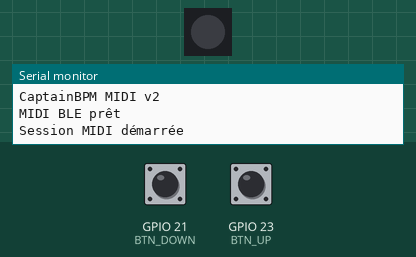
Bench run of a sketch on a simulated ESP32. Parts: 1 RGB LEDs in strip order, left to right, the last lines printed to the serial monitor. Inputs (shaded band) come from the test bench; at power-on: GPIO 21 (BTN_DOWN) HIGH, GPIO 23 (BTN_UP) HIGH. Dim RGB values are drawn brighter than linear; nothing arrives over Bluetooth unless stated; a phone connects over Bluetooth LE 3 s after start.

Above: at 2.2 s.
2.3 s: GPIO 21 (BTN_DOWN) pulled LOW for 0.15 s
At 3.3 s:
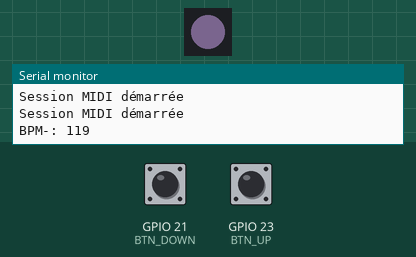
Timing chart, 0 to 5.3 s (numbered marks = the images above; inputs shaded):
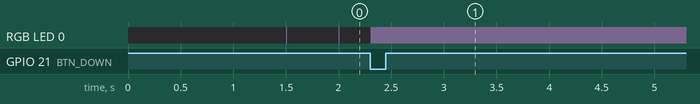

The sketch:

CaptainBPM_v1.ino
```cpp
#include <Arduino.h>
#include <NimBLEDevice.h>
#include <Adafruit_NeoPixel.h>

// MIDI BLE OFFICIEL
#define MIDI_SERVICE_UUID "03b80e5a-ede8-4b33-a751-6ce34ec4c700"
#define MIDI_IO_UUID "7772e5db-3868-4112-a1a9-f2669d106bf3"

#define BTN_UP 23
#define BTN_DOWN 21
#define NEO_PIN 8
#define NEO_COUNT 1

Adafruit_NeoPixel pixels(NEO_COUNT, NEO_PIN, NEO_GRB + NEO_KHZ800);
NimBLECharacteristic *midiChar;
NimBLEServer *pServer;

int clientCount = 0;
int bpm = 120;
uint32_t beatCount = 0;
uint32_t sessionStartMs = 0;
bool running = false;
uint32_t lastStepMs = 0;
uint32_t pulseOffAtMs = 0;
bool pulseActive = false;
uint32_t pulseDurationMs = 10;
uint32_t lastTimecodeSend = 0;

bool lastBtnUp = HIGH, lastBtnDown = HIGH;
uint32_t lastBtnUpMs = 0, lastBtnDownMs = 0;
const uint32_t debounceMs = 40;

// DÉCLARATIONS AVANT les classes
void sendBPM();
void sendBeat();
void sendTimecode();
void sendClients();
void sendAllData();
void pulseOn();
void startSession();

class ServerCallbacks : public NimBLEServerCallbacks {
  void onConnect(NimBLEServer* pServer, NimBLEConnInfo& connInfo) override {
    clientCount++;
    Serial.printf("Client MIDI #%d\n", clientCount);
    sendAllData();
    NimBLEDevice::startAdvertising();  // Multi-clients
  }
  void onDisconnect(NimBLEServer* pServer, NimBLEConnInfo& connInfo, int reason) override {
    if (clientCount > 0) clientCount--;
    Serial.printf("Client déconnecté: %d restants\n", clientCount);
    sendAllData();
    NimBLEDevice::startAdvertising();
  }
};

class MidiCallbacks : public NimBLECharacteristicCallbacks {
public:
  void onWrite(NimBLECharacteristic* pChar, NimBLEConnInfo& connInfo) override {
    std::string rxValue = pChar->getValue();

    if (rxValue.length() < 2) return;

    uint8_t type = (uint8_t)rxValue[0];
    uint8_t value = (uint8_t)rxValue[1];

    if (type == 0x01 && value >= 20 && value <= 300) {
      bpm = value;
      Serial.printf("BPM reçu client %s: %d\n", connInfo.getAddress().toString().c_str(), bpm);
      sendBPM();
      if (running) startSession();
    }
  }
};

// Envoi MIDI-like: [Type][BPM/Beat/Timecode][Valeur]
void sendBPM() {
  if (!midiChar) return;
  uint8_t packet[2] = {0x01, (uint8_t)bpm};
  midiChar->setValue(packet, sizeof(packet));
  midiChar->notify();
}

void sendBeat() {
  if (!midiChar) return;
  uint8_t packet[2] = {0x02, (uint8_t)(beatCount & 0xFF)};
  midiChar->setValue(packet, sizeof(packet));
  midiChar->notify();
}

void sendTimecode() {
  if (!midiChar) return;
  uint8_t packet[5] = {0x03,
    (uint8_t)(sessionStartMs & 0xFF),
    (uint8_t)((sessionStartMs >> 8) & 0xFF),
    (uint8_t)((sessionStartMs >> 16) & 0xFF),
    (uint8_t)((sessionStartMs >> 24) & 0xFF)
  };
  midiChar->setValue(packet, sizeof(packet));
  midiChar->notify();
}

void sendClients() {
  if (!midiChar) return;
  uint8_t packet[2] = {0x04, (uint8_t)clientCount};
  midiChar->setValue(packet, sizeof(packet));
  midiChar->notify();
}

void sendAllData() {
  sendClients();
  sendBPM();
  if (running) {
    sendTimecode();
    sendBeat();
  }
}

void pulseOn() {
  pixels.setPixelColor(0, pixels.Color(12, 10, 14));
  pixels.show();
  pulseActive = true;
  pulseOffAtMs = millis() + pulseDurationMs;
  beatCount++;
  sendBeat();
}

void updatePulse(uint32_t now) {
  if (!pulseActive) return;
  if ((int32_t)(now - pulseOffAtMs) >= 0) {
    pixels.setPixelColor(0, pixels.Color(0, 0, 0));
    pixels.show();
    pulseActive = false;
  }
}

bool pressedEdge(uint8_t pin, bool& lastState, uint32_t& lastChange, uint32_t now) {
  bool reading = !digitalRead(pin);
  if (reading != lastState && now - lastChange > debounceMs) {
    lastChange = now;
    lastState = reading;
    return reading;
  }
  return false;
}

void startSession() {
  running = true;
  beatCount = 0;
  sessionStartMs = millis();
  lastStepMs = millis();
  sendAllData();
  Serial.println("Session MIDI démarrée");
}

void updateMetronome(uint32_t now) {
  if (!running) return;
  uint32_t interval = 60000UL / bpm;
  if (now - lastStepMs >= interval) {
    lastStepMs += interval;
    pulseOn();
  }
}

void setupButtons() {
  pinMode(BTN_UP, INPUT_PULLUP);
  pinMode(BTN_DOWN, INPUT_PULLUP);
}

void setupBLE() {
  NimBLEDevice::init("CaptainBPM-MIDI");
  pServer = NimBLEDevice::createServer();
  pServer->setCallbacks(new ServerCallbacks());

  NimBLEService* service = pServer->createService(MIDI_SERVICE_UUID);

  midiChar = service->createCharacteristic(
    MIDI_IO_UUID, NIMBLE_PROPERTY::READ | NIMBLE_PROPERTY::WRITE | NIMBLE_PROPERTY::NOTIFY);
  midiChar->setCallbacks(new MidiCallbacks());

  service->start();

  sendBPM();

  NimBLEAdvertising* adv = NimBLEDevice::getAdvertising();
  adv->addServiceUUID(MIDI_SERVICE_UUID);
  adv->enableScanResponse(true);
  NimBLEDevice::startAdvertising();

  Serial.println("MIDI BLE prêt");
}

void setup() {
  Serial.begin(115200);
  delay(1000);
  Serial.println("CaptainBPM MIDI v2");
  pixels.begin();
  pixels.clear();
  pixels.show();
  setupButtons();
  setupBLE();
  startSession();
}

void loop() {
  uint32_t now = millis();

  if (pressedEdge(BTN_UP, lastBtnUp, lastBtnUpMs, now)) {
    bpm = min(300, bpm + 1);
    sendBPM();
    if (running) startSession();
    Serial.printf("BPM+: %d\n", bpm);
  }
  if (pressedEdge(BTN_DOWN, lastBtnDown, lastBtnDownMs, now)) {
    bpm = max(20, bpm - 1);
    sendBPM();
    if (running) startSession();
    Serial.printf("BPM-: %d\n", bpm);
  }

  updateMetronome(now);
  updatePulse(now);

  if (running && now - lastTimecodeSend > 10000) {
    lastTimecodeSend = now;
    sendTimecode();
  }

  delay(5);
}
```
